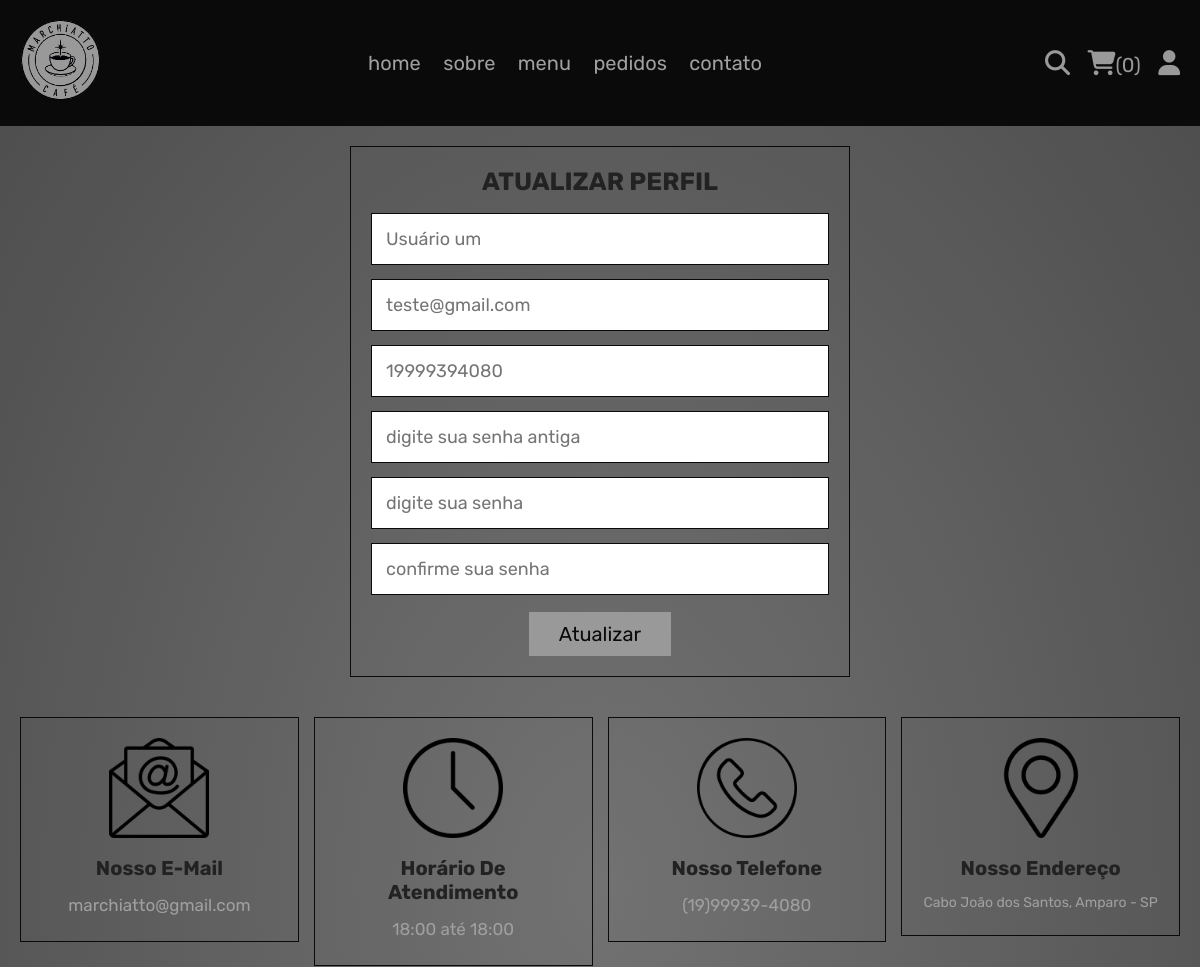
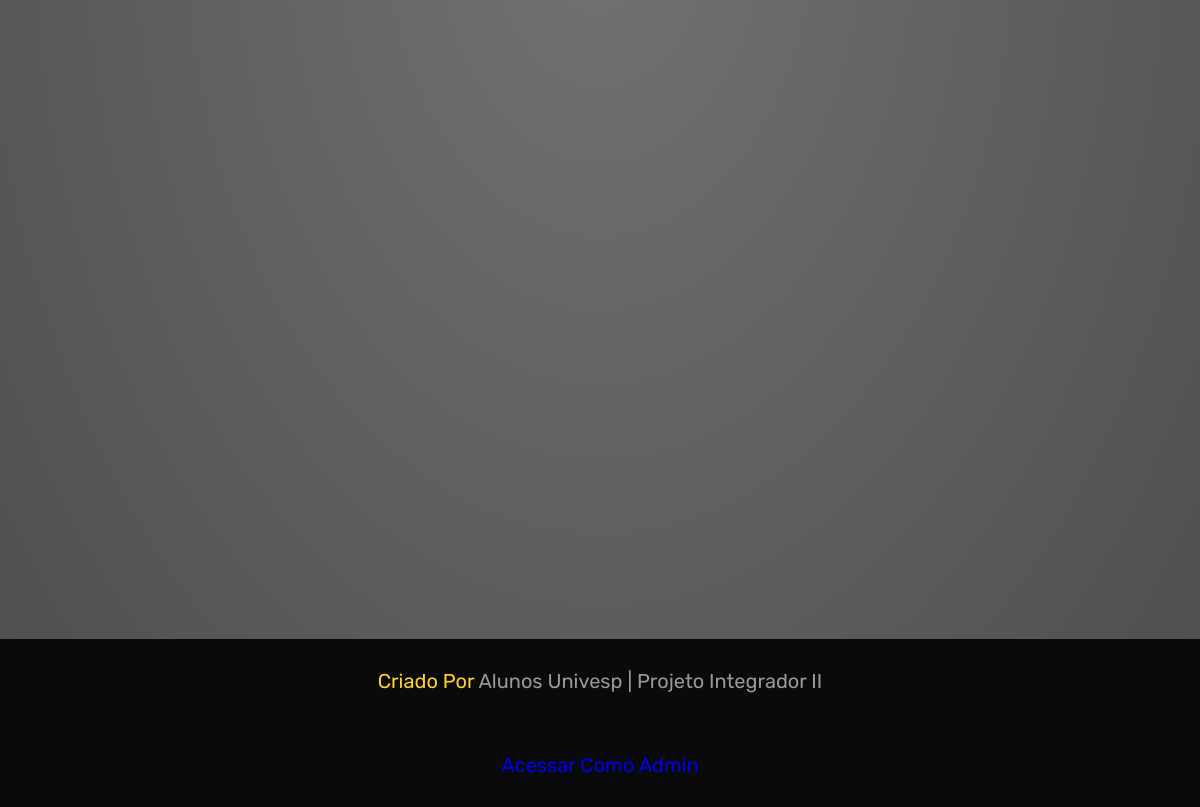
/atualiza_perfil.php (signed in), run on the app's committed database (2 pictures, top to bottom).
### tables this page shows
CREATE TABLE `usuarios` (
  `id` int(100) NOT NULL,
  `nome` varchar(20) NOT NULL,
  `email` varchar(50) NOT NULL,
  `telefone` varchar(14) NOT NULL,
  `senha` varchar(50) NOT NULL,
  `endereco` varchar(500) NOT NULL
);

### atualiza_perfil.php (the view, shortened to what this page needs)
<?php
include 'components/connect.php';
?>
<!DOCTYPE html>
<html lang="pt-br">
<head>
   <link rel="stylesheet" href="https://cdnjs.cloudflare.com/ajax/libs/font-awesome/6.1.1/css/all.min.css">
   <link rel="stylesheet" href="css/style.css">
</head>
<body>
<?php include 'components/user_header.php'; ?>
<section class="form-container update-form">
   <form action="" method="post">
      <h3>Atualizar perfil</h3>
      <input type="text" name="nome" placeholder="<?= $fetch_profile['nome']; ?>" class="box" maxlength="50">
      <input type="email" name="email" placeholder="<?= $fetch_profile['email']; ?>" class="box" maxlength="50" oninput="this.value = this.value.replace(/\s/g, '')">
      <input type="number" name="telefone" placeholder="<?= $fetch_profile['telefone']; ?>"" class="box" min="0" max="9999999999" maxlength="10">
      <input type="password" name="velha_senha" placeholder="digite sua senha antiga" class="box" maxlength="50" oninput="this.value = this.value.replace(/\s/g, '')">
      <input type="password" name="nova_senha" placeholder="digite sua senha" class="box" maxlength="50" oninput="this.value = this.value.replace(/\s/g, '')">
      <input type="password" name="confirma_senha" placeholder="confirme sua senha" class="box" maxlength="50" oninput="this.value = this.value.replace(/\s/g, '')">
      <input type="submit" value="atualizar" name="submit" class="btn">
   </form>
</section>
<?php include 'components/footer.php'; ?>
</body>
</html>

### css/style.css (style rules this page uses)
:root { --amarelo:#fed330; --vermelho:#b11200; --white:#fff; --black:#222; --light-color:#a0a0a0; --border:.1px solid var(--preto); --box-shadow:0 .5rem 1rem rgba(0,0,0,.1); --cor-principal: #fff; --preto:rgb(10, 10, 11); --bg:#010103; --cinza: #999; }
* { font-family: 'Rubik', sans-serif; margin:0; padding:0; box-sizing: border-box; outline: none; border: none; text-decoration: none; }
body { background: radial-gradient(#727272, #4c4c4c); }
html { font-size: 62.5%; overflow-x: hidden; scroll-behavior: smooth; stop-opacity: 7rem; }
section { margin:0 auto; max-width: 1200px; padding:2rem; }
.btn, .delete-btn { margin-top: 1rem; display: inline-block; font-size: 2rem; padding:1rem 3rem; cursor: pointer; text-transform: capitalize; transition: .2s linear; }
.btn { background-color: var(--cinza); color:var(--preto); }
.form-container form { border:var(--border); margin:0 auto; max-width: 50rem; padding:2rem; text-align: center; }
.form-container form h3 { font-size: 2.5rem; color:var(--black); text-transform: uppercase; margin-bottom: 1rem; }
.form-container form .box { margin:.7rem 0; width: 100%; border:var(--border); padding:1.4rem; font-size: 1.8rem; color:var(--black); }

### data on the page
usuarios: nome "Usuário um", email "teste@gmail.com", telefone "19999394080"

### other printed values
$total_carrinho_items "0"
